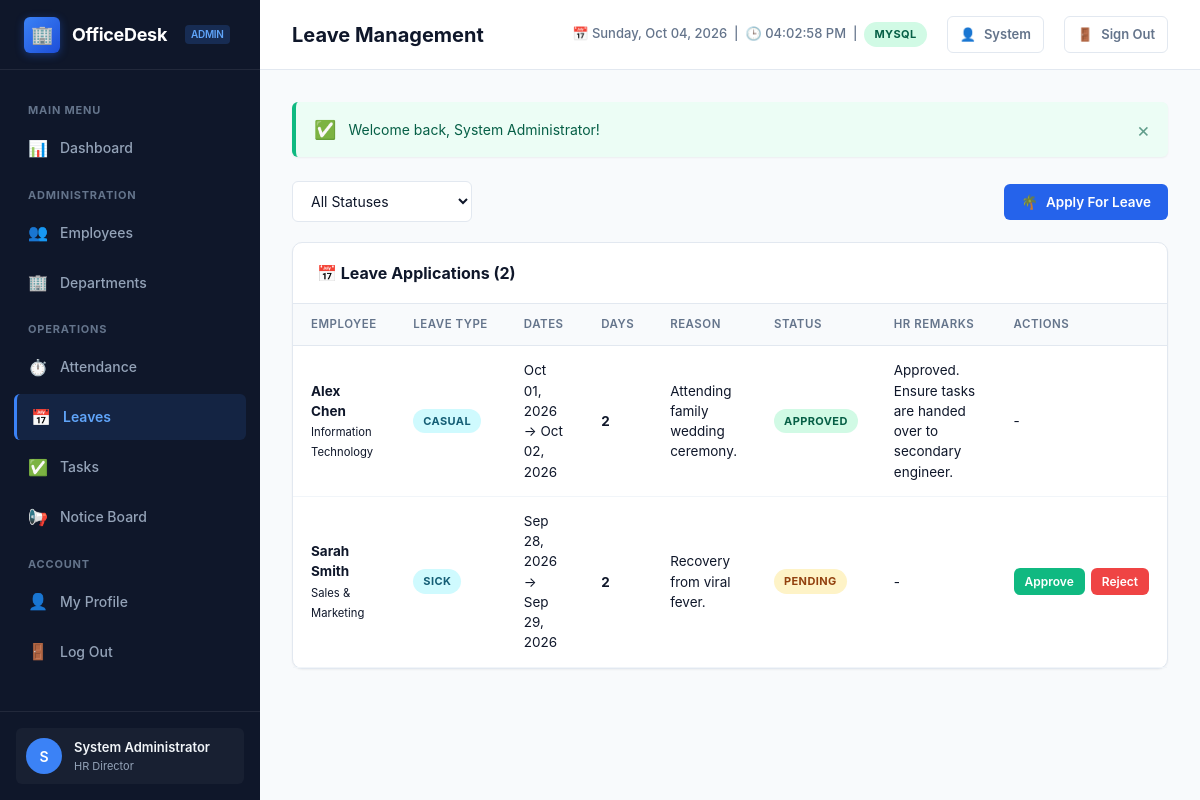
The page /leaves.php (signed in) on the database its author committed.
### tables this page shows
CREATE TABLE `leaves` (
    `id` INT AUTO_INCREMENT PRIMARY KEY,
    `user_id` INT NOT NULL,
    `leave_type` ENUM('casual', 'sick', 'annual', 'unpaid', 'other') NOT NULL DEFAULT 'casual',
    `start_date` DATE NOT NULL,
    `end_date` DATE NOT NULL,
    `total_days` INT NOT NULL DEFAULT 1,
    `reason` TEXT NOT NULL,
    `status` ENUM('pending', 'approved', 'rejected') NOT NULL DEFAULT 'pending',
    `admin_remarks` VARCHAR(255) NULL,
    `created_at` TIMESTAMP DEFAULT CURRENT_TIMESTAMP,
    CONSTRAINT `fk_leaves_user` FOREIGN KEY (`user_id`) 
        REFERENCES `users`(`id`) ON DELETE CASCADE
);

CREATE TABLE `users` (
    `id` INT AUTO_INCREMENT PRIMARY KEY,
    `full_name` VARCHAR(100) NOT NULL,
    `email` VARCHAR(150) NOT NULL UNIQUE,
    `password` VARCHAR(255) NOT NULL,
    `phone` VARCHAR(20) NULL,
    `role` ENUM('admin', 'employee') NOT NULL DEFAULT 'employee',
    `department_id` INT NULL,
    `designation` VARCHAR(100) NULL,
    `salary` DECIMAL(10,2) DEFAULT 0.00,
    `date_of_joining` DATE NULL,
    `status` ENUM('active', 'inactive') NOT NULL DEFAULT 'active',
    `created_at` TIMESTAMP DEFAULT CURRENT_TIMESTAMP,
    `updated_at` TIMESTAMP DEFAULT CURRENT_TIMESTAMP ON UPDATE CURRENT_TIMESTAMP,
    CONSTRAINT `fk_users_department` FOREIGN KEY (`department_id`) 
        REFERENCES `departments`(`id`) ON DELETE SET NULL
);

CREATE TABLE `departments` (
    `id` INT AUTO_INCREMENT PRIMARY KEY,
    `name` VARCHAR(100) NOT NULL UNIQUE,
    `description` TEXT NULL,
    `created_at` TIMESTAMP DEFAULT CURRENT_TIMESTAMP
);

### leaves.php (the view, shortened to what this page needs)
<?php
require_once __DIR__ . '/includes/header.php';
$userId = current_user_id();
$params = [];
if (is_admin()) {
    $sql = "
        SELECT l.*, u.full_name, u.designation, d.name AS department_name
        FROM leaves l
        JOIN users u ON l.user_id = u.id
        LEFT JOIN departments d ON u.department_id = d.id
        WHERE 1=1
    ";
    $sql .= " ORDER BY l.created_at DESC";
}
$stmt = $pdo->prepare($sql);
$stmt->execute($params);
$leaves = $stmt->fetchAll();
?>
<div class="filter-bar">
    <form method="GET" action="leaves.php" style="display: flex; gap: 12px; align-items: center;">
        <select name="status" class="form-control" style="width: 180px;" onchange="this.form.submit();">
            <option value="">All Statuses</option>
        </select>
    </form>
    <button type="button" class="btn btn-primary" data-open-modal="applyLeaveModal">
        <span>🌴</span> Apply For Leave
    </button>
</div>
<div class="card">
    <div class="card-header">
        <div class="card-title">📅 Leave Applications (<?= count($leaves) ?>)</div>
    </div>
    <div class="table-responsive">
        <table class="data-table">
            <thead>
                <tr>
                    <?php if (is_admin()): ?>
                        <th>Employee</th>
                    <?php endif; ?>
                    <th>Leave Type</th>
                    <th>Dates</th>
                    <th>Days</th>
                    <th>Reason</th>
                    <th>Status</th>
                    <th>HR Remarks</th>
                    <th>Actions</th>
                </tr>
            </thead>
            <tbody>
                <?php if (empty($leaves)): ?>
                    <tr><td colspan="<?= is_admin() ? '8' : '7' ?>" class="table-empty">No leave applications found.</td></tr>
                <?php else: ?>
                    <?php foreach ($leaves as $leave): ?>
                        <tr>
                            <?php if (is_admin()): ?>
                                <td>
                                    <strong><?= htmlspecialchars($leave['full_name']) ?></strong><br>
                                    <small class="text-muted"><?= htmlspecialchars($leave['department_name'] ?? 'General') ?></small>
                                </td>
                            <?php endif; ?>
                            <td><span class="badge badge-info"><?= ucfirst($leave['leave_type']) ?></span></td>
                            <td>
                                <?= format_date($leave['start_date']) ?> → <?= format_date($leave['end_date']) ?>
                            </td>
                            <td><strong><?= $leave['total_days'] ?></strong></td>
                            <td style="max-width: 200px;"><?= htmlspecialchars($leave['reason']) ?></td>
                            <td><?= status_badge($leave['status']) ?></td>
                            <td><?= htmlspecialchars($leave['admin_remarks'] ?: '-') ?></td>
                            <td>
                                <?php if (is_admin() && $leave['status'] === 'pending'): ?>
                                    <form method="POST" style="display: flex; gap: 6px;">
                                        <button type="submit" name="action_decision" value="approve" class="btn btn-success btn-sm">Approve</button>
                                        <button type="submit" name="action_decision" value="reject" class="btn btn-danger btn-sm" onclick="return confirm('Reject this leave application?');">Reject</button>
                                    </form>
                                <?php elseif ($leave['user_id'] === $userId && $leave['status'] === 'pending'): ?>
                                    <a href="leaves.php?cancel_id=<?= $leave['id'] ?>" class="btn btn-danger btn-sm" onclick="return confirm('Cancel this leave request?');">Cancel</a>
                                <?php else: ?>
                                    <span class="text-muted">-</span>
                                <?php endif; ?>
                            </td>
                        </tr>
                    <?php endforeach; ?>
                <?php endif; ?>
            </tbody>
        </table>
    </div>
</div>
<?php require_once __DIR__ . '/includes/footer.php'; ?>

### includes/functions.php (shortened to what this page needs)
<?php
function flash_get() {
    if (isset($_SESSION['flash'])) {
        $flash = $_SESSION['flash'];
        return $flash;
    }
    return null;
}
function flash_render() {
    $flash = flash_get();
    if ($flash) {
        $type = htmlspecialchars($flash['type']);
        $msg = htmlspecialchars($flash['message']);
        $icon = 'ℹ️';
        if ($type === 'success') $icon = '✅';
        echo "<div class=\"alert alert-{$type}\"><span class=\"alert-icon\">{$icon}</span> <span>{$msg}</span><button class=\"alert-close\" onclick=\"this.parentElement.remove();\">&times;</button></div>";
    }
}
function current_user_id() {
    return $_SESSION['user']['id'] ?? null;
}
function is_admin() {
    return isset($_SESSION['user']['role']) && $_SESSION['user']['role'] === 'admin';
}
function format_date($date, $format = 'M d, Y') {
    $timestamp = strtotime($date);
    return $timestamp ? date($format, $timestamp) : '-';
}
function status_badge($status) {
    $status = strtolower(trim((string)$status));
    $classes = [
        'active'      => 'badge-success',
        'inactive'    => 'badge-secondary',
        'present'     => 'badge-success',
        'late'        => 'badge-warning',
        'half_day'    => 'badge-info',
        'absent'      => 'badge-danger',
        'pending'     => 'badge-warning',
        'in_progress' => 'badge-info',
        'completed'   => 'badge-success',
        'on_hold'     => 'badge-secondary',
        'approved'    => 'badge-success',
        'rejected'    => 'badge-danger',
    ];
    $cls = $classes[$status] ?? 'badge-secondary';
    $label = ucwords(str_replace('_', ' ', $status));
    return "<span class=\"badge {$cls}\">{$label}</span>";
}

### assets/css/style.css (style rules this page uses)
:root { --primary: #2563eb; --primary-hover: #1d4ed8; --primary-light: #eff6ff; --primary-border: #bfdbfe; --sidebar-bg: #0f172a; --sidebar-text: #94a3b8; --sidebar-hover: #1e293b; --sidebar-active: #3b82f6; --sidebar-active-bg: rgba(59, 130, 246, 0.12); --bg-main: #f8fafc; --card-bg: #ffffff; --text-main: #0f172a; --text-muted: #64748b; --border: #e2e8f0; --border-light: #f1f5f9; --success: #10b981; --success-light: #ecfdf5; --warning: #f59e0b; --warning-light: #fffbeb; --danger: #ef4444; --danger-light: #fef2f2; --info: #06b6d4; --info-light: #ecfeff; --radius-sm: 6px; --radius-md: 10px; --radius-lg: 16px; --shadow-sm: 0 1px 2px rgba(0,0,0,0.05); --shadow-md: 0 4px 6px -1px rgba(0,0,0,0.07), 0 2px 4px -2px rgba(0,0,0,0.05); --shadow-lg: 0 10px 15px -3px rgba(0,0,0,0.08), 0 4px 6px -4px rgba(0,0,0,0.04); }
* { margin: 0; padding: 0; box-sizing: border-box; font-family: -apple-system, BlinkMacSystemFont, "Segoe UI", Roboto, "Helvetica Neue", Arial, sans-serif; }
body { background-color: var(--bg-main); color: var(--text-main); display: flex; min-height: 100vh; font-size: 14px; line-height: 1.5; }
.alert { display: flex; align-items: center; padding: 14px 18px; border-radius: var(--radius-sm); margin-bottom: 24px; font-size: 14px; border-left: 4px solid; position: relative; box-shadow: var(--shadow-sm); }
.alert-icon { font-size: 18px; margin-right: 12px; }
.alert-close { margin-left: auto; background: none; border: none; font-size: 20px; line-height: 1; cursor: pointer; color: inherit; opacity: 0.6; }
.alert-success { background: var(--success-light); border-color: var(--success); color: #065f46; }
.card { background: var(--card-bg); border: 1px solid var(--border); border-radius: var(--radius-md); box-shadow: var(--shadow-sm); margin-bottom: 28px; }
.card-header { padding: 18px 24px; border-bottom: 1px solid var(--border); display: flex; align-items: center; justify-content: space-between; }
.card-title { font-size: 16px; font-weight: 700; color: var(--text-main); display: flex; align-items: center; gap: 8px; }
.table-responsive { overflow-x: auto; }
.data-table { width: 100%; border-collapse: collapse; text-align: left; font-size: 13.5px; }
.data-table th { background: #f8fafc; padding: 12px 18px; font-weight: 600; color: var(--text-muted); border-bottom: 1px solid var(--border); white-space: nowrap; text-transform: uppercase; font-size: 11.5px; letter-spacing: 0.5px; }
.data-table td { padding: 14px 18px; border-bottom: 1px solid var(--border-light); color: var(--text-main); vertical-align: middle; }
.badge { display: inline-block; padding: 4px 10px; border-radius: 9999px; font-size: 11px; font-weight: 700; text-transform: uppercase; letter-spacing: 0.4px; }
.badge-success { background: #d1fae5; color: #065f46; }
.badge-warning { background: #fef3c7; color: #92400e; }
.badge-info { background: #cffafe; color: #155e75; }
.btn { display: inline-flex; align-items: center; justify-content: center; gap: 8px; padding: 9px 16px; font-size: 13.5px; font-weight: 600; border-radius: var(--radius-sm); text-decoration: none; cursor: pointer; border: 1px solid transparent; transition: all 0.15s ease; }
.btn-primary { background: var(--primary); color: #fff; }
.btn-success { background: var(--success); color: #fff; }
.btn-danger { background: var(--danger); color: #fff; }
.btn-sm { padding: 5px 10px; font-size: 12px; }
.form-control { width: 100%; padding: 10px 14px; border: 1px solid var(--border); border-radius: var(--radius-sm); font-size: 14px; color: var(--text-main); background: #fff; outline: none; transition: border-color 0.2s, box-shadow 0.2s; }
.filter-bar { display: flex; align-items: center; justify-content: space-between; flex-wrap: wrap; gap: 14px; margin-bottom: 20px; }

### rows shown on the page
leaves: user.full_name "Alex Chen", departments.name "Information Technology", leave_type "CASUAL", start_date "Oct 01, 2026", end_date "Oct 02, 2026", total_days "2", reason "Attending family wedding ceremony.", status "APPROVED", admin_remarks "Approved. Ensure tasks are handed over to secondary engineer."
leaves: user.full_name "Sarah Smith", departments.name "Sales & Marketing", leave_type "SICK", start_date "Sep 28, 2026", end_date "Sep 29, 2026", total_days "2", reason "Recovery from viral fever.", status "PENDING", admin_remarks "-"

### other values the page prints
$user['role'] "ADMIN"
substr($user['full_name'] ?? 'U', 0, 1) "S"
$user['full_name'] "System Administrator"
$user['designation'] "HR Director"
$pageTitle "Leave Management"
DB_ACTIVE_DRIVER "MYSQL"
explode(' ', $user['full_name'] ?? 'User')[0] "System"
$icon "✅"
$msg "Welcome back, System Administrator!"
count($leaves) "2"
